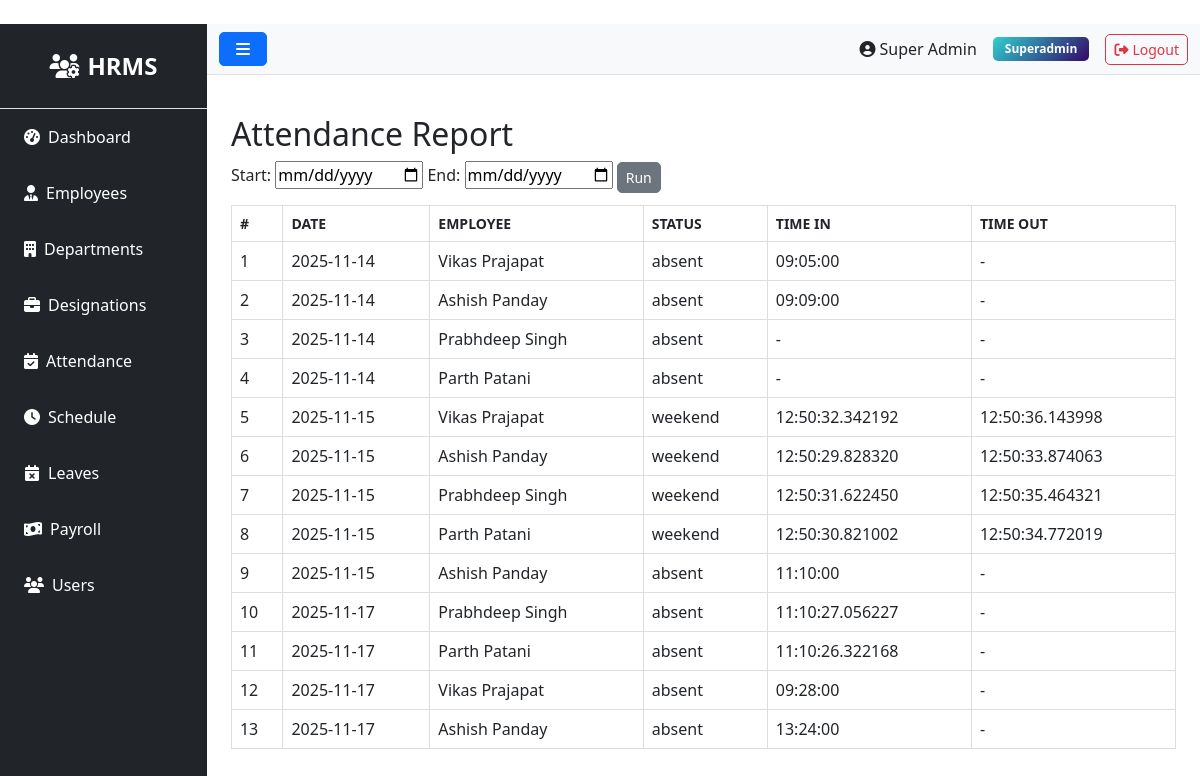
The page /attendance/report (signed in) on the database as committed earlier.
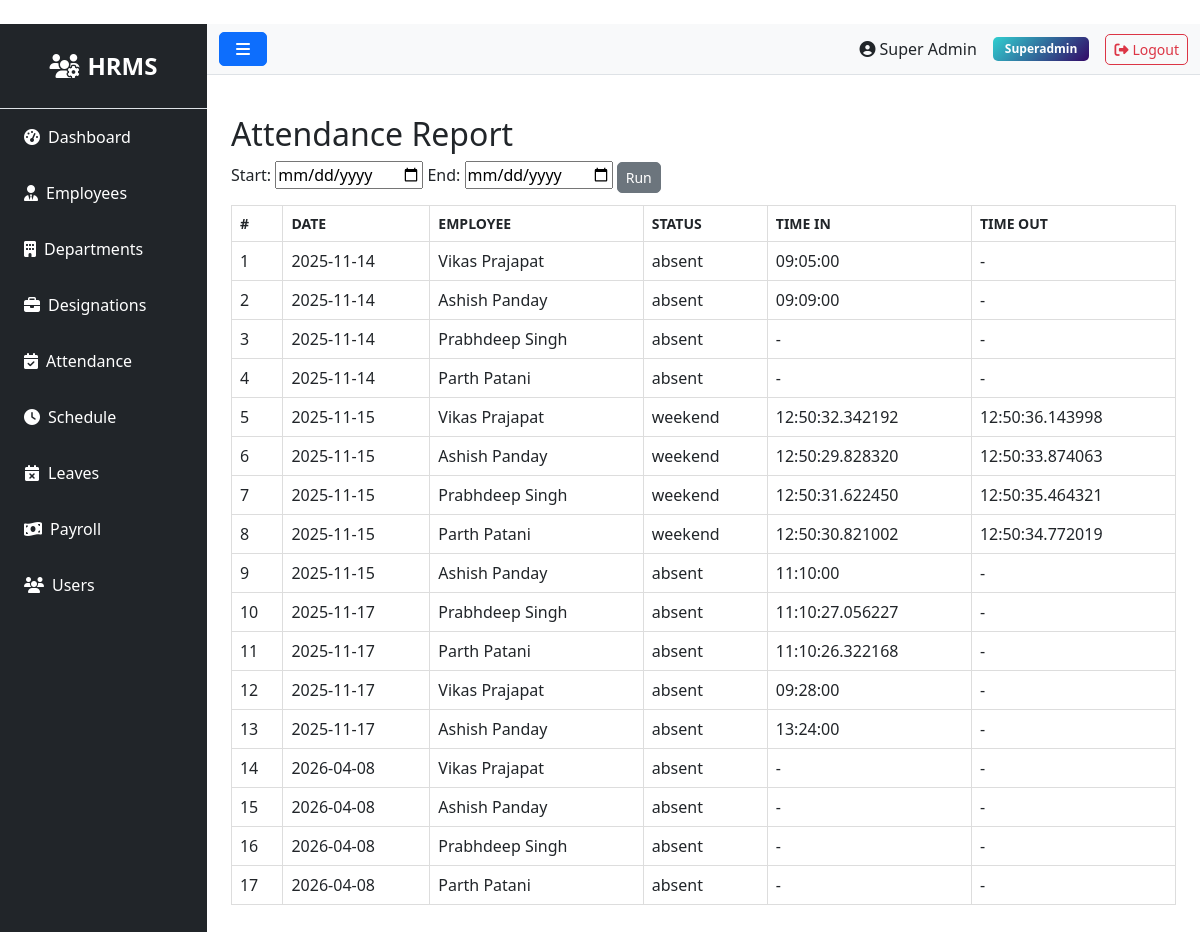
The same page on the database as committed later.
### models.py (models this page shows, shortened)
class Attendance(db.Model):
    __tablename__ = 'attendances'
    id = db.Column(db.Integer, primary_key=True)
    employee_id = db.Column(db.Integer, db.ForeignKey('employees.id'), nullable=False)
    date = db.Column(db.Date, nullable=False)
    time_in = db.Column(db.Time)
    time_out = db.Column(db.Time)
    status = db.Column(db.String(20))  # present, absent, holiday, weekend
    description = db.Column(db.Text)  # For holiday name or other notes
    created_at = db.Column(db.DateTime, default=datetime.utcnow)
    updated_at = db.Column(db.DateTime, default=datetime.utcnow, onupdate=datetime.utcnow)

class Employee(db.Model):
    __tablename__ = 'employees'
    id = db.Column(db.Integer, primary_key=True)
    department_id = db.Column(db.Integer, db.ForeignKey('departments.id'))
    designation_id = db.Column(db.Integer, db.ForeignKey('designations.id'))
    schedule_id = db.Column(db.Integer, db.ForeignKey('schedules.id'))
    firstname = db.Column(db.String(100), nullable=False)
    lastname = db.Column(db.String(100), nullable=False)
    unique_id = db.Column(db.String(50), unique=True)
    email = db.Column(db.String(100), unique=True)
    phone = db.Column(db.String(20))
    address = db.Column(db.Text)
    dob = db.Column(db.Date)
    gender = db.Column(db.String(10))
    religion = db.Column(db.String(50))
    marital = db.Column(db.String(20))
    image = db.Column(db.String(255))  # Store image filename
    status = db.Column(db.String(20), default='active')
    created_at = db.Column(db.DateTime, default=datetime.utcnow)
    updated_at = db.Column(db.DateTime, default=datetime.utcnow, onupdate=datetime.utcnow)
    attendances = db.relationship('Attendance', backref='employee', lazy=True, cascade='all, delete-orphan')
    checks = db.relationship('Check', backref='employee', lazy=True, cascade='all, delete-orphan')
    salary = db.relationship('Salary', backref='employee', uselist=False, cascade='all, delete-orphan')
    leaves = db.relationship('Leave', backref='employee', lazy=True, cascade='all, delete-orphan')
    late_times = db.relationship('LateTime', backref='employee', lazy=True, cascade='all, delete-orphan')
    over_times = db.relationship('OverTime', backref='employee', lazy=True, cascade='all, delete-orphan')
    payrolls = db.relationship('Payroll', backref='employee', lazy=True, cascade='all, delete-orphan')

### routes/attendance.py (the view)
@bp.route('/report')
@login_required
def report():
    if not current_user.is_authenticated or current_user.role.name not in ['superadmin', 'admin', 'moderator', 'hr']:
        flash('Access denied', 'danger')
        return redirect(url_for('auth.login'))
    start_date = request.args.get('start_date')
    end_date = request.args.get('end_date')
    query = Attendance.query
    if start_date and end_date:
        query = query.filter(Attendance.date.between(start_date, end_date))
    attendances = query.all()
    return render_template('admin/attendance/report.html', attendances=attendances)

### app.py (called while the page is built)
@login_manager.user_loader
def load_user(user_id):
    try:
        return db.session.get(User, int(user_id))
    except Exception as e:
        app.logger.error(f'Error loading user {user_id}: {str(e)}')
        return None

@app.context_processor
def inject_user():
    pending_leaves = 0
    try:
        if current_user.is_authenticated and getattr(current_user, 'role', None) and current_user.role.name in ['superadmin', 'admin', 'hr']:
            from models import Leave
            pending_leaves = Leave.query.filter_by(status='pending').count()
    except Exception:
        pending_leaves = 0
    return dict(current_user=current_user, pending_leaves=pending_leaves)

### templates/admin/attendance/report.html (shortened to what this page needs)
﻿{% extends "base.html" %}
{% block content %}
<h2>Attendance Report</h2>
<form method="get" action="{{ url_for('attendance.report') }}" style="margin-bottom:12px;">
	<label for="start_date">Start:</label>
	<input type="date" id="start_date" name="start_date" value="{{ request.args.get('start_date','') }}">
	<label for="end_date">End:</label>
	<input type="date" id="end_date" name="end_date" value="{{ request.args.get('end_date','') }}">
	<button class="btn btn-sm btn-secondary" type="submit">Run</button>
</form>
<table class="table" style="width:100%; border-collapse: collapse;">
	<thead>
		<tr>
			<th style="border:1px solid #ddd;padding:8px;">#</th>
			<th style="border:1px solid #ddd;padding:8px;">Date</th>
			<th style="border:1px solid #ddd;padding:8px;">Employee</th>
			<th style="border:1px solid #ddd;padding:8px;">Status</th>
			<th style="border:1px solid #ddd;padding:8px;">Time In</th>
			<th style="border:1px solid #ddd;padding:8px;">Time Out</th>
		</tr>
	</thead>
	<tbody>
		{% if attendances %}
			{% for a in attendances %}
				<tr>
					<td style="border:1px solid #ddd;padding:8px;">{{ loop.index }}</td>
					<td style="border:1px solid #ddd;padding:8px;">{{ a.date }}</td>
					<td style="border:1px solid #ddd;padding:8px;">{{ a.employee.firstname }} {{ a.employee.lastname }}</td>
					<td style="border:1px solid #ddd;padding:8px;">{{ a.status or 'present' }}</td>
					<td style="border:1px solid #ddd;padding:8px;">{{ a.time_in or '-' }}</td>
					<td style="border:1px solid #ddd;padding:8px;">{{ a.time_out or '-' }}</td>
				</tr>
			{% endfor %}
		{% else %}
			<tr><td colspan="6" style="padding:8px;">No records found for the selected range.</td></tr>
		{% endif %}
	</tbody>
</table>
{% endblock %}

Rows that differ between the two databases and show on the page:
added Attendance: date "2026-04-08", employee.firstname "Vikas", employee.lastname "Prajapat", status "absent", time_in "-", time_out "-"
added Attendance: date "2026-04-08", employee.firstname "Ashish", employee.lastname "Panday", status "absent", time_in "-", time_out "-"
added Attendance: date "2026-04-08", employee.firstname "Prabhdeep", employee.lastname "Singh", status "absent", time_in "-", time_out "-"
added Attendance: date "2026-04-08", employee.firstname "Parth", employee.lastname "Patani", status "absent", time_in "-", time_out "-"
